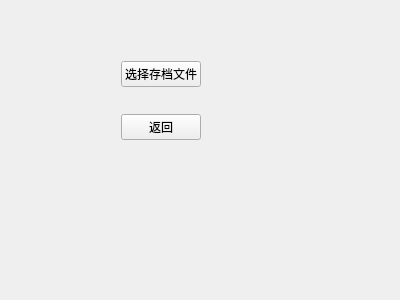
<?xml version="1.0" encoding="UTF-8"?>
<ui version="4.0">
 <class>readFile</class>
 <widget class="QWidget" name="readFile">
  <property name="geometry">
   <rect>
    <x>0</x>
    <y>0</y>
    <width>400</width>
    <height>300</height>
   </rect>
  </property>
  <property name="windowTitle">
   <string>Form</string>
  </property>
  <widget class="QWidget" name="widget" native="true">
   <property name="geometry">
    <rect>
     <x>80</x>
     <y>40</y>
     <width>161</width>
     <height>121</height>
    </rect>
   </property>
   <layout class="QGridLayout" name="gridLayout">
    <item row="0" column="1">
     <spacer name="verticalSpacer_2">
      <property name="orientation">
       <enum>Qt::Vertical</enum>
      </property>
      <property name="sizeHint" stdset="0">
       <size>
        <width>20</width>
        <height>40</height>
       </size>
      </property>
     </spacer>
    </item>
    <item row="5" column="1">
     <spacer name="verticalSpacer_3">
      <property name="orientation">
       <enum>Qt::Vertical</enum>
      </property>
      <property name="sizeHint" stdset="0">
       <size>
        <width>20</width>
        <height>40</height>
       </size>
      </property>
     </spacer>
    </item>
    <item row="2" column="0">
     <spacer name="horizontalSpacer">
      <property name="orientation">
       <enum>Qt::Horizontal</enum>
      </property>
      <property name="sizeHint" stdset="0">
       <size>
        <width>40</width>
        <height>20</height>
       </size>
      </property>
     </spacer>
    </item>
    <item row="3" column="1">
     <spacer name="verticalSpacer">
      <property name="orientation">
       <enum>Qt::Vertical</enum>
      </property>
      <property name="sizeHint" stdset="0">
       <size>
        <width>20</width>
        <height>40</height>
       </size>
      </property>
     </spacer>
    </item>
    <item row="2" column="1">
     <widget class="QPushButton" name="choosefile">
      <property name="text">
       <string>选择存档文件</string>
      </property>
     </widget>
    </item>
    <item row="4" column="1">
     <widget class="QPushButton" name="back">
      <property name="text">
       <string>返回</string>
      </property>
     </widget>
    </item>
    <item row="2" column="2">
     <spacer name="horizontalSpacer_2">
      <property name="orientation">
       <enum>Qt::Horizontal</enum>
      </property>
      <property name="sizeHint" stdset="0">
       <size>
        <width>40</width>
        <height>20</height>
       </size>
      </property>
     </spacer>
    </item>
   </layout>
  </widget>
 </widget>
 <resources/>
 <connections/>
</ui>
